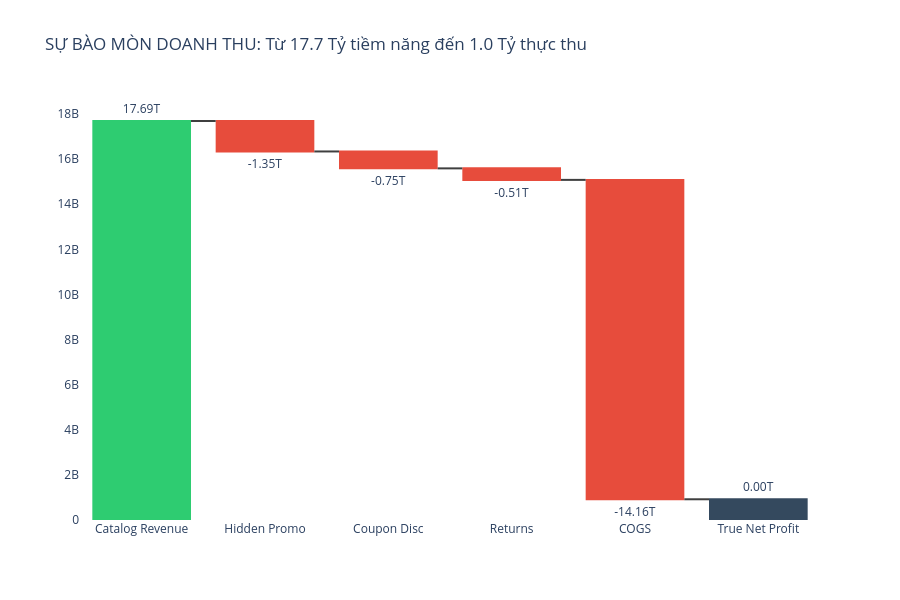

Notebook code for this chart:
### Markdown cell above
### Act 2: Bản đồ thất thoát (Diagnostic Waterfall)

Sau khi có dữ liệu thô, chúng ta cần một cái nhìn trực quan về con đường "rơi rụng" của dòng tiền. Biểu đồ Waterfall dưới đây sẽ đóng vai trò là bản chẩn đoán **Diagnostic**, chỉ ra chính xác các "van" xả lợi nhuận lớn nhất của hệ thống.

### Code cell
# === ACT 2: WATERFALL CHART - GIẢI PHẪU THẤT THOÁT ===
import plotly.graph_objects as go

# 1. Chuẩn bị dữ liệu từ df_total bạn vừa có
catalog_val = order_pnl['catalog_revenue'].sum()
hidden_val  = -order_pnl['hidden_promo_disc'].sum()
coupon_val  = -order_pnl['total_discount'].sum()
refund_val  = -order_pnl['total_refund'].sum()
cogs_val    = -order_pnl['total_cogs'].sum()

fig = go.Figure(go.Waterfall(
    name = "P&L", orientation = "v",
    measure = ["relative", "relative", "relative", "relative", "relative", "total"],
    x = ["Catalog Revenue", "Hidden Promo", "Coupon Disc", "Returns", "COGS", "True Net Profit"],
    textposition = "outside",
    text = [f"{v/1e9:.2f}T" for v in [catalog_val, hidden_val, coupon_val, refund_val, cogs_val, 0]],
    y = [catalog_val, hidden_val, coupon_val, refund_val, cogs_val, 0],
    connector = {"line":{"color":"rgb(63, 63, 63)"}},
    increasing = {"marker":{"color": "#2ecc71"}},
    decreasing = {"marker":{"color": "#e74c3c"}},
    totals = {"marker":{"color": "#34495e"}}
))

fig.update_layout(
    title = "SỰ BÀO MÒN DOANH THU: Từ 17.7 Tỷ tiềm năng đến 1.0 Tỷ thực thu",
    showlegend = False,
    plot_bgcolor = 'white',
    height = 600
)

fig.show()

### Figure 1 — Plotly figure (JSON) as saved in the notebook; plotly's stock layout.template omitted (floating-point values rounded to 4 significant figures)
{"data": [{"connector": {"line": {"color": "rgb(63, 63, 63)"}}, "decreasing": {"marker": {"color": "#e74c3c"}}, "increasing": {"marker": {"color": "#2ecc71"}}, "measure": ["relative", "relative", "relative", "relative", "relative", "total"], "name": "P&L", "orientation": "v", "text": ["17.69T", "-1.35T", "-0.75T", "-0.51T", "-14.16T", "0.00T"], "textposition": "outside", "totals": {"marker": {"color": "#34495e"}}, "type": "waterfall", "x": ["Catalog Revenue", "Hidden Promo", "Coupon Disc", "Returns", "COGS", "True Net Profit"], "y": [17690000000.0, -1351000000.0, -749600000.0, -510600000.0, -14160000000.0, 0]}], "layout": {"height": 600, "plot_bgcolor": "white", "showlegend": false, "title": {"text": "SỰ BÀO MÒN DOANH THU: Từ 17.7 Tỷ tiềm năng đến 1.0 Tỷ thực thu"}}}
